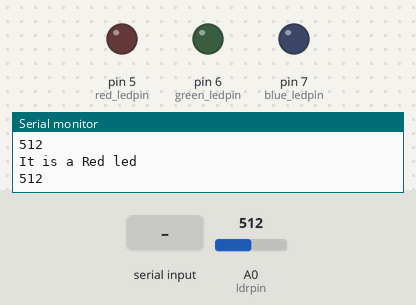
Bench run of a sketch on a simulated Arduino Uno, built with avr-gcc and run on an emulated ATmega328P. Shown: output pins drawn as LEDs (lit = HIGH), the last lines printed to the serial monitor. The test bench sets the inputs (shaded band); at power-on: A0 (ldrpin) = 512.

Above: at 1.2 s.
1.3 s: "r" received over Serial
At 2.7 s:
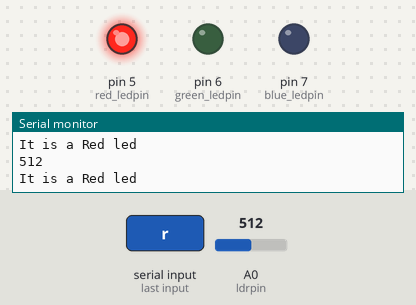
Timing chart, 0 to 7.5 s (numbered marks = the images above; inputs shaded):
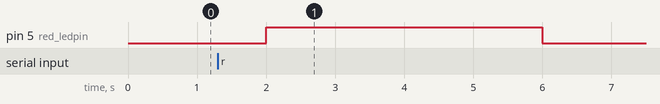

Measured:
- after the input at 1.3 s, pin 5 (red_ledpin): LOW → HIGH after 0.70 s, → LOW 4.0 s later

The sketch:

code01.ino
```cpp
int ldrpin=A0; //select LDR pin
int red_ledpin=5; //select LED pins
int green_ledpin=6;
int blue_ledpin=7;
void setup() {
  // put your setup code here, to run once:
Serial.begin(9600);
pinMode(ldrpin,INPUT); //declaring INPUT AND OUTPUT
pinMode(red_ledpin,OUTPUT);
pinMode(green_ledpin,OUTPUT);
pinMode(blue_ledpin,OUTPUT);
}

void loop() {
  // put your main code here, to run repeatedly:
//if(Serial.available()!=0)
{
char sval=Serial.read(); //reads value from serial monitor
int ldrstatus=0;
if(sval=='r')
{
digitalWrite(red_ledpin,HIGH);
delay(4000);
ldrstatus=analogRead(ldrpin);
digitalWrite(red_ledpin,LOW);
delay(1000);
}
if(sval=='g')
{
digitalWrite(green_ledpin,HIGH);
delay(4000);
ldrstatus=analogRead(ldrpin);
digitalWrite(green_ledpin,LOW);
delay(1000);
}
if(sval=='b')
{
digitalWrite(blue_ledpin,HIGH);
delay(4000);
ldrstatus=analogRead(ldrpin);
digitalWrite(blue_ledpin,LOW);
delay(1000);
}
if(Serial.available()==0)
{
  ldrstatus=analogRead(ldrpin);
}
Serial.println(ldrstatus);//prints LDR sensor value
delay(1000);
//detecting if red,green or blue from values obtained by checking manually
if(ldrstatus>=500&&ldrstatus<=600)
Serial.println("It is a Red led");
if(ldrstatus>=400&&ldrstatus<500)
Serial.println("It is a Green led");
if(ldrstatus>=300&&ldrstatus<400)
Serial.println("It is a Blue led");
if(ldrstatus<=150)
Serial.println("There is NO led");
}
}
```
